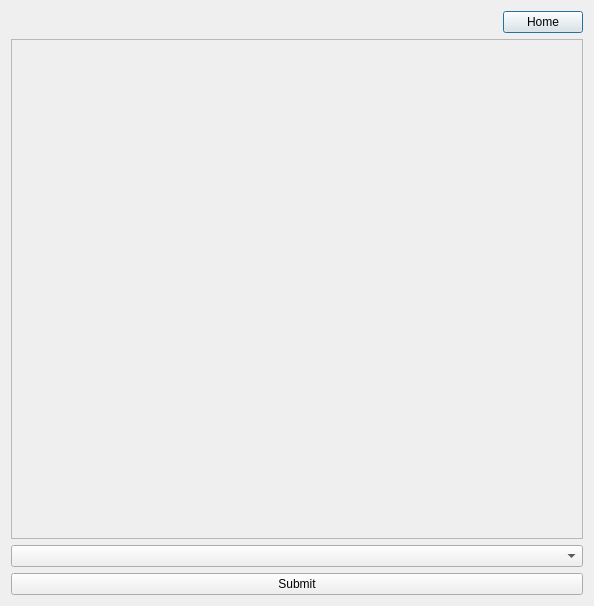
<?xml version="1.0" encoding="UTF-8"?>
<ui version="4.0">
    <class>TodaysStocks</class>
    <widget class="QDialog" name="TodaysStocks">
        <property name="geometry">
            <rect>
                <x>0</x>
                <y>0</y>
                <width>594</width>
                <height>606</height>
            </rect>
        </property>
        <property name="windowTitle">
            <string>Stock Watchlist &amp; Logger</string>
        </property>
        <layout class="QVBoxLayout" name="verticalLayout">
            <item alignment="Qt::AlignRight">
                <widget class="QPushButton" name="home_Button">
                    <property name="text">
                        <string>Home</string>
                    </property>
                </widget>
            </item>
            <item>
                <widget class="QScrollArea" name="scrollArea">
                    <property name="widgetResizable">
                        <bool>true</bool>
                    </property>
                    <widget class="QWidget" name="scrollAreaWidgetContents_2">
                        <property name="geometry">
                            <rect>
                                <x>0</x>
                                <y>0</y>
                                <width>568</width>
                                <height>476</height>
                            </rect>
                        </property>
                        <layout class="QVBoxLayout" name="verticalLayout_3"/>
                    </widget>
                </widget>
            </item>
            <item>
                <widget class="QComboBox" name="filters">
                    <property name="currentText">
                        <string/>
                    </property>
                    <property name="placeholderText">
                        <string>Filters</string>
                    </property>
                </widget>
            </item>
            <item>
                <widget class="QPushButton" name="submit_Ticker_Button">
                    <property name="text">
                        <string>Submit</string>
                    </property>
                </widget>
            </item>
        </layout>
    </widget>
    <resources/>
    <connections/>
</ui>
